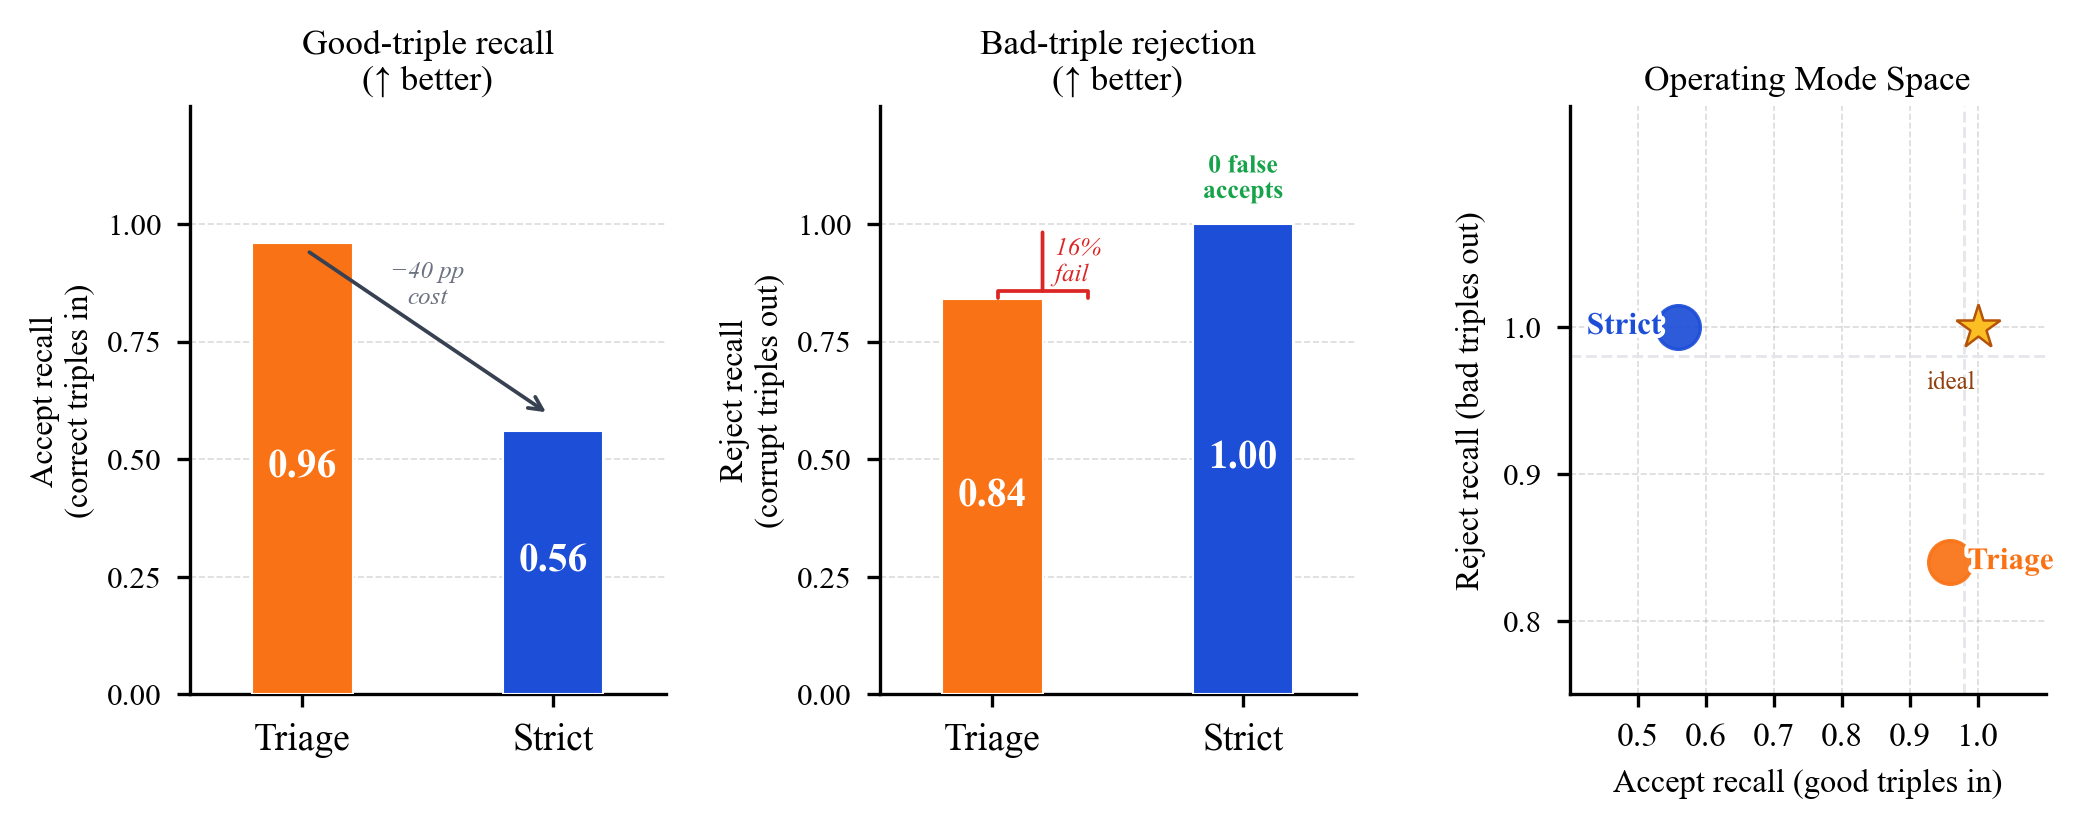

The script that saved this image:
"""
Figure 5: Governance Operating Modes — Strict vs. Triage
=========================================================
The governance function γ can operate in two modes:
  · audit_only (triage): admits 96% of correct triples, rejects 84% of corrupted
  · strict: admits 56% of correct triples, rejects 100% of corrupted (0% false accepts)

This is a classic precision-recall tradeoff applied to admission control.

Three-element figure:
  Left  — Side-by-side comparison bars: accept recall + reject recall
  Center — False-accept rate bar (lower is better)
  Right — "operating mode" conceptual positioning scatter:
           x = accept recall (good triples in), y = reject recall (bad triples out)
           The ideal corner is (1.0, 1.0).

Data source: paper/RESULTS.md, Table 3.

Run:
    python paper/figures/figure5_strict_vs_triage.py
Outputs:
    paper/figures/figure5_strict_vs_triage.pdf
    paper/figures/figure5_strict_vs_triage.png
"""

import pathlib
import numpy as np
import matplotlib.pyplot as plt
import matplotlib.patches as mpatches
import matplotlib.patheffects as pe

OUT_DIR = pathlib.Path(__file__).parent
OUT_DIR.mkdir(parents=True, exist_ok=True)

plt.rcParams.update({
    "font.family":       "serif",
    "font.serif":        ["Computer Modern Roman", "Times New Roman", "DejaVu Serif"],
    "font.size":         9,
    "axes.titlesize":    9,
    "axes.labelsize":    8.5,
    "xtick.labelsize":   8,
    "ytick.labelsize":   7.5,
    "legend.fontsize":   7.5,
    "figure.dpi":        300,
    "axes.spines.top":   False,
    "axes.spines.right": False,
    "axes.linewidth":    0.8,
    "xtick.major.width": 0.8,
    "ytick.major.width": 0.8,
    "xtick.major.size":  3.2,
    "ytick.major.size":  3.2,
})

# ── Data (Table 3, RESULTS.md) ────────────────────────────────────────────────
MODES = ["Triage\n(audit-only)", "Strict"]

ACCEPT_RECALL  = [0.96, 0.56]   # fraction of good triples admitted
REJECT_RECALL  = [0.84, 1.00]   # fraction of bad triples rejected
FALSE_ACCEPT   = [0.16, 0.00]   # fraction of bad triples incorrectly admitted

# ── Colors ────────────────────────────────────────────────────────────────────
C_TRIAGE = "#F97316"   # orange — triage default
C_STRICT = "#1D4ED8"   # blue — strict ceiling
C_IDEAL  = "#FBBF24"   # gold star

# ── Layout ────────────────────────────────────────────────────────────────────
fig, axes = plt.subplots(1, 3, figsize=(6.875, 2.8))
fig.subplots_adjust(left=0.07, right=0.97, bottom=0.18, top=0.88, wspace=0.45)

ax_accept, ax_reject, ax_scatter = axes
colors = [C_TRIAGE, C_STRICT]
labels = ["Triage", "Strict"]
X = np.array([0.0, 1.0])
W = 0.40
WB = [pe.withStroke(linewidth=2, foreground="white")]

# ═══════════════════════════════════════════════════════
# LEFT — Accept recall (good triples IN)
# ═══════════════════════════════════════════════════════
bars = ax_accept.bar(X, ACCEPT_RECALL, W, color=colors,
                     edgecolor="white", linewidth=0.5, zorder=3)
for b, v in zip(bars, ACCEPT_RECALL):
    ax_accept.text(b.get_x() + b.get_width() / 2, v / 2,
                   f"{v:.2f}",
                   ha="center", va="center",
                   fontsize=9.5, fontweight="bold", color="white", zorder=4)

# Annotation: triage ≫ strict for good triples
ax_accept.annotate("",
    xy=(X[1], ACCEPT_RECALL[1] + 0.03), xytext=(X[0], ACCEPT_RECALL[0] - 0.01),
    arrowprops=dict(arrowstyle="->", color="#374151", lw=0.9, mutation_scale=8),
    zorder=5)
ax_accept.text(0.5, (ACCEPT_RECALL[0] + ACCEPT_RECALL[1]) / 2 + 0.06,
               "−40 pp\ncost",
               ha="center", va="bottom", fontsize=6, color="#6B7280",
               style="italic")

ax_accept.set_xlim(-0.45, 1.45)
ax_accept.set_ylim(0.0, 1.25)
ax_accept.set_xticks(X)
ax_accept.set_xticklabels(labels, fontsize=9)
ax_accept.set_ylabel("Accept recall\n(correct triples in)", fontsize=7.8, labelpad=3)
ax_accept.set_title("Good-triple recall\n(↑ better)", fontsize=8.5, pad=4)
ax_accept.set_yticks([0.0, 0.25, 0.50, 0.75, 1.00])
ax_accept.yaxis.grid(True, lw=0.4, ls="--", alpha=0.45, zorder=0)
ax_accept.set_axisbelow(True)

# ═══════════════════════════════════════════════════════
# CENTER — Reject recall (bad triples OUT) + false-accept
# ═══════════════════════════════════════════════════════
bars = ax_reject.bar(X, REJECT_RECALL, W, color=colors,
                     edgecolor="white", linewidth=0.5, zorder=3)
for b, v in zip(bars, REJECT_RECALL):
    col = "white" if v > 0.3 else "#374151"
    ax_reject.text(b.get_x() + b.get_width() / 2, v / 2,
                   f"{v:.2f}",
                   ha="center", va="center",
                   fontsize=9.5, fontweight="bold", color=col, zorder=4)

# Overlay: false-accept as red "error" annotation on the triage bar
fa_triage = FALSE_ACCEPT[0]
ax_reject.annotate("",
    xy=(X[0] + W / 2, 1.0 - fa_triage), xytext=(X[0] + W / 2, 1.0),
    arrowprops=dict(arrowstyle="-[,widthB=1.2", color="#DC2626", lw=0.9),
    zorder=5)
ax_reject.text(X[0] + W / 2 + 0.05, 1.0 - fa_triage / 2,
               f"{fa_triage*100:.0f}%\nfail",
               ha="left", va="center", fontsize=6, color="#DC2626",
               style="italic", path_effects=WB)

# Strict: "0% false accept" badge
ax_reject.text(X[1], 1.045, "0 false\naccepts",
               ha="center", va="bottom", fontsize=6.2, color="#16A34A",
               fontweight="bold", path_effects=WB)

ax_reject.set_xlim(-0.45, 1.45)
ax_reject.set_ylim(0.0, 1.25)
ax_reject.set_xticks(X)
ax_reject.set_xticklabels(labels, fontsize=9)
ax_reject.set_ylabel("Reject recall\n(corrupt triples out)", fontsize=7.8, labelpad=3)
ax_reject.set_title("Bad-triple rejection\n(↑ better)", fontsize=8.5, pad=4)
ax_reject.set_yticks([0.0, 0.25, 0.50, 0.75, 1.00])
ax_reject.yaxis.grid(True, lw=0.4, ls="--", alpha=0.45, zorder=0)
ax_reject.set_axisbelow(True)

# ═══════════════════════════════════════════════════════
# RIGHT — Operating-mode scatter (accept vs reject recall)
# ═══════════════════════════════════════════════════════
for ar, rr, c, lb in zip(ACCEPT_RECALL, REJECT_RECALL, colors, labels):
    ax_scatter.scatter(ar, rr, s=110, c=c, edgecolors=c, linewidths=0.8,
                       zorder=5, alpha=0.93)
    offset_x = 0.025 if lb == "Triage" else -0.025
    ha = "left" if lb == "Triage" else "right"
    ax_scatter.text(ar + offset_x, rr, lb,
                    fontsize=7.5, color=c, ha=ha, va="center",
                    fontweight="bold", path_effects=WB, zorder=6)

# Ideal corner star
ax_scatter.plot(1.0, 1.0, "*", color=C_IDEAL, ms=11, zorder=7, mew=0.6, mec="#B45309")
ax_scatter.text(0.996, 0.970, "ideal", fontsize=6, color="#92400E",
                ha="right", va="top", zorder=7)

# Dashed boundary at 0.98 for "governance strong" region
ax_scatter.axvline(0.98, color="#E5E7EB", lw=0.7, ls="--", zorder=1)
ax_scatter.axhline(0.98, color="#E5E7EB", lw=0.7, ls="--", zorder=1)

ax_scatter.set_xlim(0.40, 1.10)
ax_scatter.set_ylim(0.75, 1.15)
ax_scatter.set_xlabel("Accept recall (good triples in)", fontsize=7.8, labelpad=4)
ax_scatter.set_ylabel("Reject recall (bad triples out)", fontsize=7.8, labelpad=4)
ax_scatter.set_title("Operating Mode Space", fontsize=8.5, pad=4)
ax_scatter.set_xticks([0.5, 0.6, 0.7, 0.8, 0.9, 1.0])
ax_scatter.set_yticks([0.8, 0.9, 1.0])
ax_scatter.xaxis.grid(True, lw=0.4, ls="--", alpha=0.45, zorder=0)
ax_scatter.yaxis.grid(True, lw=0.4, ls="--", alpha=0.45, zorder=0)
ax_scatter.set_axisbelow(True)

# ── Save ─────────────────────────────────────────────────────────────────────
pdf_path = OUT_DIR / "figure5_strict_vs_triage.pdf"
png_path = OUT_DIR / "figure5_strict_vs_triage.png"
fig.savefig(pdf_path, bbox_inches="tight", dpi=300)
fig.savefig(png_path, bbox_inches="tight", dpi=300)
print(f"Saved:\n  {pdf_path}\n  {png_path}")
plt.show()
